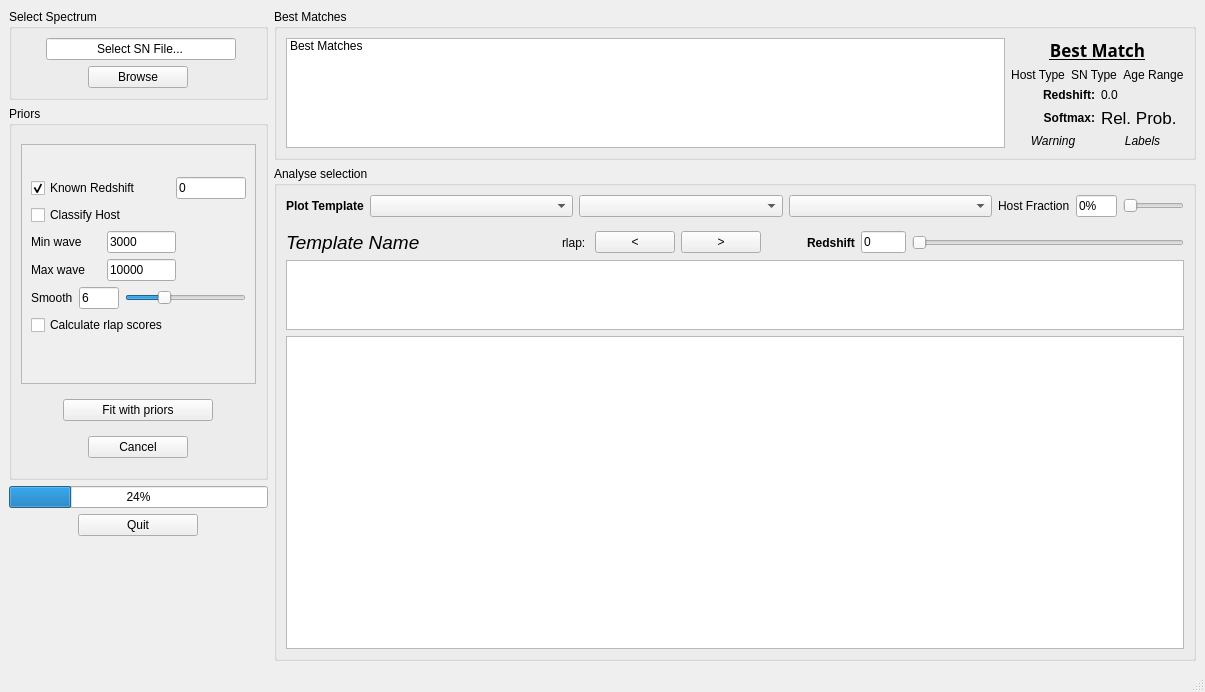
<?xml version="1.0" encoding="UTF-8"?>
<ui version="4.0">
 <class>MainWindow</class>
 <widget class="QMainWindow" name="MainWindow">
  <property name="geometry">
   <rect>
    <x>0</x>
    <y>0</y>
    <width>1205</width>
    <height>692</height>
   </rect>
  </property>
  <property name="windowTitle">
   <string>DASH</string>
  </property>
  <property name="windowOpacity">
   <double>1.000000000000000</double>
  </property>
  <widget class="QWidget" name="centralwidget">
   <layout class="QHBoxLayout" name="horizontalLayout_3" stretch="9,32">
    <item>
     <layout class="QVBoxLayout" name="verticalLayout" stretch="1,6,0,0,2">
      <property name="sizeConstraint">
       <enum>QLayout::SetMaximumSize</enum>
      </property>
      <property name="bottomMargin">
       <number>0</number>
      </property>
      <item>
       <widget class="QGroupBox" name="groupBox_2">
        <property name="maximumSize">
         <size>
          <width>16777215</width>
          <height>150</height>
         </size>
        </property>
        <property name="title">
         <string>Select Spectrum</string>
        </property>
        <layout class="QVBoxLayout" name="verticalLayout_7" stretch="0">
         <item>
          <layout class="QGridLayout" name="gridLayout_2" rowstretch="0,0">
           <property name="sizeConstraint">
            <enum>QLayout::SetDefaultConstraint</enum>
           </property>
           <item row="1" column="0" alignment="Qt::AlignHCenter">
            <widget class="QPushButton" name="btnBrowse">
             <property name="minimumSize">
              <size>
               <width>100</width>
               <height>0</height>
              </size>
             </property>
             <property name="maximumSize">
              <size>
               <width>100</width>
               <height>50</height>
              </size>
             </property>
             <property name="layoutDirection">
              <enum>Qt::LeftToRight</enum>
             </property>
             <property name="text">
              <string>Browse</string>
             </property>
            </widget>
           </item>
           <item row="0" column="0">
            <layout class="QHBoxLayout" name="horizontalLayout_8" stretch="0,0,0">
             <property name="sizeConstraint">
              <enum>QLayout::SetFixedSize</enum>
             </property>
             <item>
              <spacer name="horizontalSpacer">
               <property name="orientation">
                <enum>Qt::Horizontal</enum>
               </property>
               <property name="sizeType">
                <enum>QSizePolicy::Maximum</enum>
               </property>
               <property name="sizeHint" stdset="0">
                <size>
                 <width>25</width>
                 <height>20</height>
                </size>
               </property>
              </spacer>
             </item>
             <item>
              <widget class="QLineEdit" name="lineEditInputFilename">
               <property name="maximumSize">
                <size>
                 <width>16777215</width>
                 <height>16777215</height>
                </size>
               </property>
               <property name="font">
                <font>
                 <weight>50</weight>
                 <italic>false</italic>
                 <bold>false</bold>
                 <underline>false</underline>
                 <kerning>true</kerning>
                </font>
               </property>
               <property name="autoFillBackground">
                <bool>false</bool>
               </property>
               <property name="text">
                <string>Select SN File...</string>
               </property>
               <property name="alignment">
                <set>Qt::AlignCenter</set>
               </property>
               <property name="readOnly">
                <bool>false</bool>
               </property>
              </widget>
             </item>
             <item>
              <spacer name="horizontalSpacer_2">
               <property name="orientation">
                <enum>Qt::Horizontal</enum>
               </property>
               <property name="sizeType">
                <enum>QSizePolicy::Maximum</enum>
               </property>
               <property name="sizeHint" stdset="0">
                <size>
                 <width>20</width>
                 <height>20</height>
                </size>
               </property>
              </spacer>
             </item>
            </layout>
           </item>
          </layout>
         </item>
        </layout>
       </widget>
      </item>
      <item>
       <widget class="QGroupBox" name="groupBox">
        <property name="maximumSize">
         <size>
          <width>16777215</width>
          <height>390</height>
         </size>
        </property>
        <property name="title">
         <string>Priors</string>
        </property>
        <layout class="QVBoxLayout" name="verticalLayout_6" stretch="0,0,0">
         <item>
          <widget class="QScrollArea" name="scrollArea">
           <property name="sizePolicy">
            <sizepolicy hsizetype="Expanding" vsizetype="Expanding">
             <horstretch>0</horstretch>
             <verstretch>0</verstretch>
            </sizepolicy>
           </property>
           <property name="maximumSize">
            <size>
             <width>16777215</width>
             <height>240</height>
            </size>
           </property>
           <property name="widgetResizable">
            <bool>true</bool>
           </property>
           <widget class="QWidget" name="scrollAreaWidgetContents">
            <property name="geometry">
             <rect>
              <x>0</x>
              <y>0</y>
              <width>223</width>
              <height>198</height>
             </rect>
            </property>
            <layout class="QVBoxLayout" name="verticalLayout_4" stretch="0">
             <property name="topMargin">
              <number>0</number>
             </property>
             <property name="bottomMargin">
              <number>0</number>
             </property>
             <item>
              <layout class="QVBoxLayout" name="verticalLayout_5" stretch="1,1,2,1,0">
               <property name="bottomMargin">
                <number>5</number>
               </property>
               <item>
                <layout class="QHBoxLayout" name="horizontalLayout_13" stretch="2,1">
                 <property name="spacing">
                  <number>-1</number>
                 </property>
                 <property name="topMargin">
                  <number>0</number>
                 </property>
                 <item>
                  <widget class="QCheckBox" name="checkBoxKnownZ">
                   <property name="text">
                    <string>Known Redshift</string>
                   </property>
                   <property name="checked">
                    <bool>true</bool>
                   </property>
                  </widget>
                 </item>
                 <item>
                  <widget class="QLineEdit" name="lineEditKnownZ">
                   <property name="text">
                    <string>0</string>
                   </property>
                  </widget>
                 </item>
                </layout>
               </item>
               <item>
                <layout class="QHBoxLayout" name="horizontalLayout">
                 <property name="topMargin">
                  <number>0</number>
                 </property>
                 <item>
                  <widget class="QCheckBox" name="checkBoxClassifyHost">
                   <property name="text">
                    <string>Classify Host</string>
                   </property>
                  </widget>
                 </item>
                </layout>
               </item>
               <item>
                <layout class="QGridLayout" name="gridLayout" columnstretch="1,1,1">
                 <property name="topMargin">
                  <number>0</number>
                 </property>
                 <item row="1" column="0">
                  <widget class="QLabel" name="label_8">
                   <property name="text">
                    <string>Max wave</string>
                   </property>
                  </widget>
                 </item>
                 <item row="0" column="0">
                  <widget class="QLabel" name="label_7">
                   <property name="text">
                    <string>Min wave</string>
                   </property>
                  </widget>
                 </item>
                 <item row="0" column="1">
                  <widget class="QLineEdit" name="lineEditMinWave">
                   <property name="text">
                    <string>3000</string>
                   </property>
                  </widget>
                 </item>
                 <item row="1" column="1">
                  <widget class="QLineEdit" name="lineEditMaxWave">
                   <property name="text">
                    <string>10000</string>
                   </property>
                  </widget>
                 </item>
                 <item row="0" column="2">
                  <spacer name="horizontalSpacer_6">
                   <property name="orientation">
                    <enum>Qt::Horizontal</enum>
                   </property>
                   <property name="sizeHint" stdset="0">
                    <size>
                     <width>40</width>
                     <height>20</height>
                    </size>
                   </property>
                  </spacer>
                 </item>
                 <item row="1" column="2">
                  <spacer name="horizontalSpacer_7">
                   <property name="orientation">
                    <enum>Qt::Horizontal</enum>
                   </property>
                   <property name="sizeHint" stdset="0">
                    <size>
                     <width>40</width>
                     <height>20</height>
                    </size>
                   </property>
                  </spacer>
                 </item>
                </layout>
               </item>
               <item>
                <layout class="QHBoxLayout" name="horizontalLayout_4">
                 <property name="bottomMargin">
                  <number>0</number>
                 </property>
                 <item>
                  <widget class="QLabel" name="label_3">
                   <property name="text">
                    <string>Smooth</string>
                   </property>
                  </widget>
                 </item>
                 <item>
                  <widget class="QLineEdit" name="lineEditSmooth">
                   <property name="maximumSize">
                    <size>
                     <width>40</width>
                     <height>16777215</height>
                    </size>
                   </property>
                   <property name="text">
                    <string>6</string>
                   </property>
                  </widget>
                 </item>
                 <item>
                  <widget class="QSlider" name="horizontalSliderSmooth">
                   <property name="maximum">
                    <number>20</number>
                   </property>
                   <property name="value">
                    <number>6</number>
                   </property>
                   <property name="orientation">
                    <enum>Qt::Horizontal</enum>
                   </property>
                  </widget>
                 </item>
                </layout>
               </item>
               <item>
                <layout class="QVBoxLayout" name="verticalLayout_3">
                 <property name="bottomMargin">
                  <number>10</number>
                 </property>
                 <item>
                  <widget class="QCheckBox" name="checkBoxRlap">
                   <property name="text">
                    <string>Calculate rlap scores</string>
                   </property>
                  </widget>
                 </item>
                </layout>
               </item>
              </layout>
             </item>
            </layout>
           </widget>
          </widget>
         </item>
         <item>
          <layout class="QHBoxLayout" name="horizontalLayout_6">
           <property name="spacing">
            <number>-1</number>
           </property>
           <property name="topMargin">
            <number>0</number>
           </property>
           <item>
            <widget class="QPushButton" name="btnRefit">
             <property name="maximumSize">
              <size>
               <width>150</width>
               <height>16777215</height>
              </size>
             </property>
             <property name="text">
              <string>Fit with priors</string>
             </property>
            </widget>
           </item>
          </layout>
         </item>
         <item>
          <layout class="QHBoxLayout" name="horizontalLayout_7">
           <property name="topMargin">
            <number>0</number>
           </property>
           <item>
            <widget class="QPushButton" name="btnCancel">
             <property name="minimumSize">
              <size>
               <width>0</width>
               <height>0</height>
              </size>
             </property>
             <property name="maximumSize">
              <size>
               <width>100</width>
               <height>16777215</height>
              </size>
             </property>
             <property name="text">
              <string>Cancel</string>
             </property>
            </widget>
           </item>
          </layout>
         </item>
        </layout>
       </widget>
      </item>
      <item>
       <widget class="QProgressBar" name="progressBar">
        <property name="value">
         <number>24</number>
        </property>
       </widget>
      </item>
      <item>
       <layout class="QHBoxLayout" name="horizontalLayout_15">
        <property name="topMargin">
         <number>0</number>
        </property>
        <item>
         <widget class="QPushButton" name="btnQuit">
          <property name="maximumSize">
           <size>
            <width>120</width>
            <height>16777215</height>
           </size>
          </property>
          <property name="text">
           <string>Quit</string>
          </property>
         </widget>
        </item>
       </layout>
      </item>
      <item>
       <spacer name="verticalSpacer">
        <property name="orientation">
         <enum>Qt::Vertical</enum>
        </property>
        <property name="sizeHint" stdset="0">
         <size>
          <width>20</width>
          <height>40</height>
         </size>
        </property>
       </spacer>
      </item>
     </layout>
    </item>
    <item>
     <layout class="QVBoxLayout" name="verticalLayout_2" stretch="3,11">
      <property name="sizeConstraint">
       <enum>QLayout::SetDefaultConstraint</enum>
      </property>
      <property name="rightMargin">
       <number>0</number>
      </property>
      <item>
       <widget class="QGroupBox" name="groupBox_3">
        <property name="title">
         <string>Best Matches</string>
        </property>
        <layout class="QVBoxLayout" name="verticalLayout_8">
         <item>
          <layout class="QHBoxLayout" name="horizontalLayout_5">
           <item>
            <widget class="QListWidget" name="listWidget">
             <item>
              <property name="text">
               <string>Best Matches</string>
              </property>
             </item>
            </widget>
           </item>
           <item>
            <layout class="QVBoxLayout" name="verticalLayout_10" stretch="0,0,0,0,0">
             <property name="rightMargin">
              <number>0</number>
             </property>
             <property name="bottomMargin">
              <number>0</number>
             </property>
             <item>
              <widget class="QLabel" name="label_6">
               <property name="font">
                <font>
                 <family>.SF NS Text</family>
                 <pointsize>13</pointsize>
                 <weight>75</weight>
                 <bold>true</bold>
                 <underline>true</underline>
                </font>
               </property>
               <property name="text">
                <string>Best Match</string>
               </property>
               <property name="alignment">
                <set>Qt::AlignCenter</set>
               </property>
              </widget>
             </item>
             <item>
              <layout class="QHBoxLayout" name="horizontalLayout_10" stretch="0,0,0">
               <property name="bottomMargin">
                <number>0</number>
               </property>
               <item>
                <widget class="QLabel" name="labelBestHostType">
                 <property name="maximumSize">
                  <size>
                   <width>16777215</width>
                   <height>16777215</height>
                  </size>
                 </property>
                 <property name="text">
                  <string>Host Type</string>
                 </property>
                 <property name="scaledContents">
                  <bool>false</bool>
                 </property>
                 <property name="alignment">
                  <set>Qt::AlignCenter</set>
                 </property>
                 <property name="wordWrap">
                  <bool>false</bool>
                 </property>
                </widget>
               </item>
               <item>
                <widget class="QLabel" name="labelBestSnType">
                 <property name="text">
                  <string>SN Type</string>
                 </property>
                 <property name="alignment">
                  <set>Qt::AlignCenter</set>
                 </property>
                </widget>
               </item>
               <item>
                <widget class="QLabel" name="labelBestAgeRange">
                 <property name="text">
                  <string>Age Range</string>
                 </property>
                 <property name="alignment">
                  <set>Qt::AlignCenter</set>
                 </property>
                </widget>
               </item>
              </layout>
             </item>
             <item>
              <layout class="QHBoxLayout" name="horizontalLayout_14">
               <item>
                <widget class="QLabel" name="label">
                 <property name="font">
                  <font>
                   <weight>75</weight>
                   <bold>true</bold>
                  </font>
                 </property>
                 <property name="text">
                  <string>Redshift:</string>
                 </property>
                 <property name="alignment">
                  <set>Qt::AlignRight|Qt::AlignTrailing|Qt::AlignVCenter</set>
                 </property>
                </widget>
               </item>
               <item>
                <widget class="QLabel" name="labelBestRedshift">
                 <property name="text">
                  <string>0.0</string>
                 </property>
                </widget>
               </item>
              </layout>
             </item>
             <item>
              <layout class="QHBoxLayout" name="horizontalLayout_11">
               <property name="bottomMargin">
                <number>0</number>
               </property>
               <item>
                <widget class="QLabel" name="label_2">
                 <property name="font">
                  <font>
                   <weight>75</weight>
                   <bold>true</bold>
                  </font>
                 </property>
                 <property name="text">
                  <string>Softmax:</string>
                 </property>
                 <property name="alignment">
                  <set>Qt::AlignRight|Qt::AlignTrailing|Qt::AlignVCenter</set>
                 </property>
                </widget>
               </item>
               <item>
                <widget class="QLabel" name="labelBestRelProb">
                 <property name="font">
                  <font>
                   <pointsize>13</pointsize>
                   <weight>50</weight>
                   <bold>false</bold>
                  </font>
                 </property>
                 <property name="text">
                  <string>Rel. Prob.</string>
                 </property>
                 <property name="alignment">
                  <set>Qt::AlignLeading|Qt::AlignLeft|Qt::AlignVCenter</set>
                 </property>
                </widget>
               </item>
              </layout>
             </item>
             <item>
              <layout class="QHBoxLayout" name="horizontalLayout_12">
               <property name="topMargin">
                <number>0</number>
               </property>
               <item>
                <widget class="QLabel" name="labelRlapWarning">
                 <property name="font">
                  <font>
                   <italic>true</italic>
                  </font>
                 </property>
                 <property name="text">
                  <string>Warning</string>
                 </property>
                 <property name="alignment">
                  <set>Qt::AlignCenter</set>
                 </property>
                </widget>
               </item>
               <item>
                <widget class="QLabel" name="labelInconsistentWarning">
                 <property name="font">
                  <font>
                   <italic>true</italic>
                  </font>
                 </property>
                 <property name="text">
                  <string>Labels</string>
                 </property>
                 <property name="alignment">
                  <set>Qt::AlignCenter</set>
                 </property>
                </widget>
               </item>
              </layout>
             </item>
            </layout>
           </item>
          </layout>
         </item>
        </layout>
       </widget>
      </item>
      <item>
       <widget class="QGroupBox" name="groupBox_4">
        <property name="title">
         <string>Analyse selection</string>
        </property>
        <layout class="QVBoxLayout" name="verticalLayout_9" stretch="0,0,1,5">
         <item>
          <layout class="QHBoxLayout" name="horizontalLayout_9" stretch="2,10,10,10,1,2,3">
           <property name="sizeConstraint">
            <enum>QLayout::SetDefaultConstraint</enum>
           </property>
           <property name="bottomMargin">
            <number>5</number>
           </property>
           <item>
            <widget class="QLabel" name="label_9">
             <property name="font">
              <font>
               <weight>75</weight>
               <bold>true</bold>
              </font>
             </property>
             <property name="text">
              <string>Plot Template</string>
             </property>
            </widget>
           </item>
           <item>
            <widget class="QComboBox" name="comboBoxSNType">
             <property name="editable">
              <bool>false</bool>
             </property>
            </widget>
           </item>
           <item>
            <widget class="QComboBox" name="comboBoxAge"/>
           </item>
           <item>
            <widget class="QComboBox" name="comboBoxHost"/>
           </item>
           <item>
            <widget class="QLabel" name="label_5">
             <property name="text">
              <string>Host Fraction</string>
             </property>
            </widget>
           </item>
           <item>
            <widget class="QLineEdit" name="lineEditHostFraction">
             <property name="text">
              <string>0%</string>
             </property>
            </widget>
           </item>
           <item>
            <widget class="QSlider" name="horizontalSliderHostFraction">
             <property name="maximum">
              <number>100</number>
             </property>
             <property name="orientation">
              <enum>Qt::Horizontal</enum>
             </property>
            </widget>
           </item>
          </layout>
         </item>
         <item>
          <layout class="QHBoxLayout" name="horizontalLayout_2" stretch="0,0,0,0,0,0,1,6">
           <property name="topMargin">
            <number>3</number>
           </property>
           <item>
            <widget class="QLabel" name="labelTemplateName">
             <property name="minimumSize">
              <size>
               <width>270</width>
               <height>0</height>
              </size>
             </property>
             <property name="font">
              <font>
               <pointsize>14</pointsize>
               <italic>true</italic>
              </font>
             </property>
             <property name="text">
              <string>Template Name</string>
             </property>
            </widget>
           </item>
           <item>
            <widget class="QLabel" name="labelRlapScore">
             <property name="text">
              <string>rlap: </string>
             </property>
            </widget>
           </item>
           <item>
            <widget class="QPushButton" name="pushButtonLeftTemplate">
             <property name="text">
              <string>&lt;</string>
             </property>
            </widget>
           </item>
           <item>
            <widget class="QPushButton" name="pushButtonRightTemplate">
             <property name="text">
              <string>&gt;</string>
             </property>
            </widget>
           </item>
           <item>
            <spacer name="horizontalSpacer_3">
             <property name="orientation">
              <enum>Qt::Horizontal</enum>
             </property>
             <property name="sizeHint" stdset="0">
              <size>
               <width>40</width>
               <height>20</height>
              </size>
             </property>
            </spacer>
           </item>
           <item>
            <widget class="QLabel" name="label_4">
             <property name="font">
              <font>
               <weight>75</weight>
               <bold>true</bold>
              </font>
             </property>
             <property name="text">
              <string>Redshift</string>
             </property>
            </widget>
           </item>
           <item>
            <widget class="QLineEdit" name="lineEditRedshift">
             <property name="text">
              <string>0</string>
             </property>
            </widget>
           </item>
           <item>
            <widget class="QSlider" name="horizontalSliderRedshift">
             <property name="maximum">
              <number>10000</number>
             </property>
             <property name="orientation">
              <enum>Qt::Horizontal</enum>
             </property>
            </widget>
           </item>
          </layout>
         </item>
         <item>
          <widget class="PlotWidget" name="graphicsView_2"/>
         </item>
         <item>
          <widget class="PlotWidget" name="graphicsView"/>
         </item>
        </layout>
       </widget>
      </item>
     </layout>
    </item>
   </layout>
  </widget>
  <widget class="QMenuBar" name="menubar">
   <property name="geometry">
    <rect>
     <x>0</x>
     <y>0</y>
     <width>1205</width>
     <height>22</height>
    </rect>
   </property>
  </widget>
  <widget class="QStatusBar" name="statusBar"/>
 </widget>
 <customwidgets>
  <customwidget>
   <class>PlotWidget</class>
   <extends>QGraphicsView</extends>
   <header>pyqtgraph</header>
  </customwidget>
 </customwidgets>
 <resources/>
 <connections/>
</ui>
